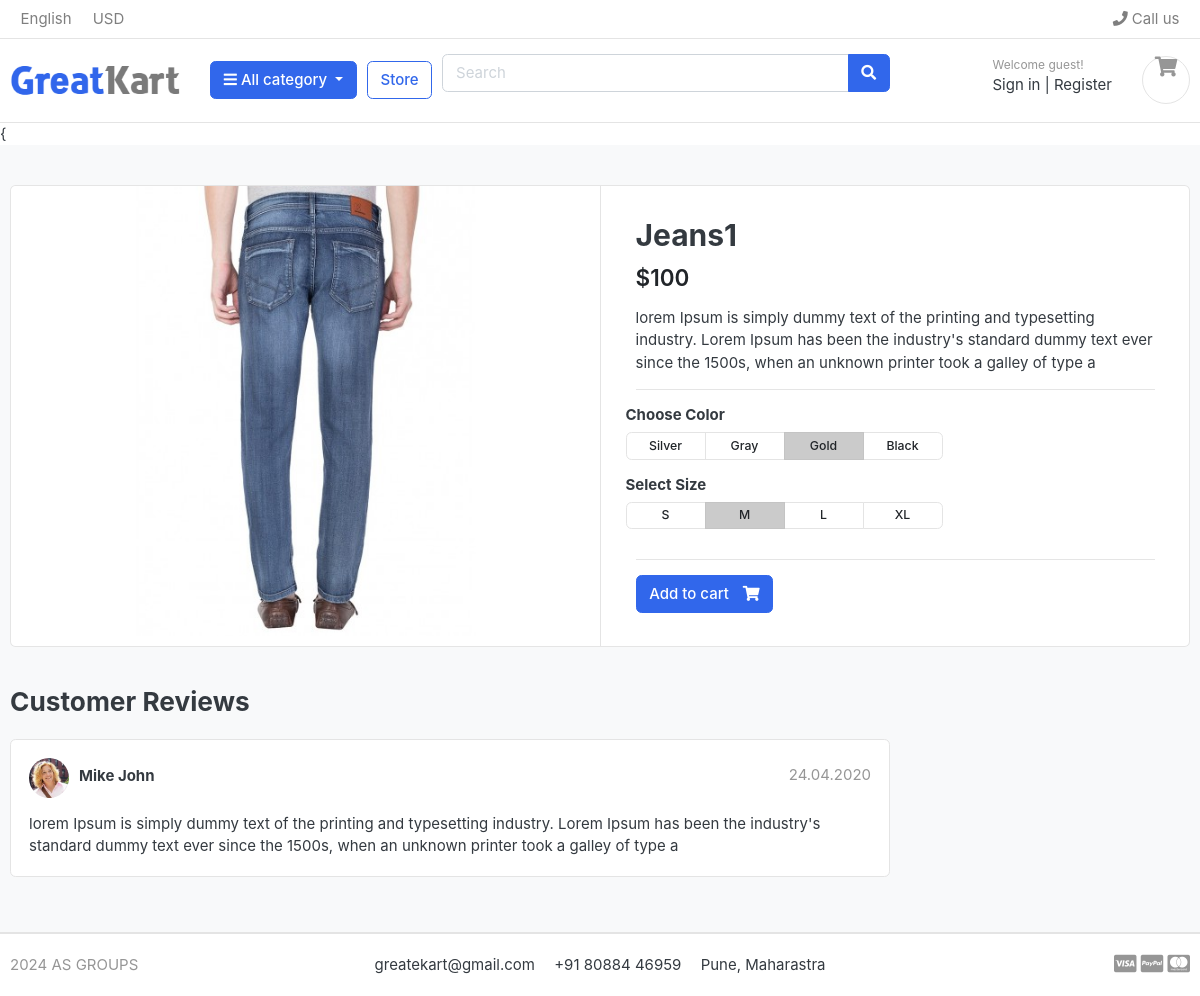
The app's page /store/jeans/jeans1/ with its own data.
### store/models.py (models this page shows, shortened)
class Product(models.Model):
    product_name = models.CharField(max_length=200,unique=True)
    slug = models.SlugField(max_length=200,unique=True)
    description = models.TextField(max_length=200,blank=True)
    price = models.IntegerField()
    image = models.ImageField(upload_to='photos/products')
    stock = models.IntegerField()
    is_available = models.BooleanField(default=True)
    category = models.ForeignKey(Category,on_delete=models.CASCADE)
    created_date = models.DateTimeField(auto_now_add=True)
    modified_date = models.DateTimeField(auto_now=True)

### store/views.py (the view)
def product_details(request,category_slug=None,product_slug=None):
    try:
        if product_slug:
            product_slug = product_slug.lower()
        single_product=Product.objects.get(category__slug=category_slug,slug=product_slug)
    except ImportError as e:
        raise e
    context ={'single_product':single_product}
    return render(request, "product_template.html",context)

### Category/context_processor.py (called while the page is built)
def menu_links(request):
    link = Category.objects.all()
    return {'link':link}

### Category/models.py (called while the page is built)
    def get_url(self):
        return reverse('products_by_category',args=[self.slug])

### templates/product_template.html
{% extends 'base.html' %}
{% load static %}
{% block content %}
<section class="section-content padding-y bg">
    <div class="container">
        <div class="card">
            <div class="row no-gutters">
                <aside class="col-md-6">
                    <article class="gallery-wrap">
                        <div class="img-big-wrap">
                            <a href="#"><img src="{{ single_product.image.url }}"></a>
                        </div>
                    </article>
                </aside>
                <main class="col-md-6 border-left">
                    <article class="content-body">
                        <h2 class="title">{{ single_product.product_name }}</h2>
                        <div class="mb-3">
                            <var class="price h4">${{ single_product.price }}</var>
                        </div>
                        <p>{{ single_product.description }}</p>
                        <hr>
                        <div class="row">
                            <div class="item-option-select">
                                <h6>Choose Color</h6>
                                <div class="btn-group btn-group-sm btn-group-toggle" data-toggle="buttons">
                                    <label class="btn btn-light">
                                        <input type="radio" name="radio_color"> Silver
                                    </label>
                                    <label class="btn btn-light">
                                        <input type="radio" name="radio_color"> Gray
                                    </label>
                                    <label class="btn btn-light active">
                                        <input type="radio" name="radio_color checked"> Gold
                                    </label>
                                    <label class="btn btn-light">
                                        <input type="radio" name="radio_color"> Black
                                    </label>
                                </div>
                            </div>
                        </div>
                        <div class="row">
                            <div class="item-option-select">
                                <h6>Select Size</h6>
                                <div class="btn-group btn-group-sm btn-group-toggle" data-toggle="buttons">
                                    <label class="btn btn-light">
                                        <input type="radio" name="radio_color"> S
                                    </label>
                                    <label class="btn btn-light active">
                                        <input type="radio" name="radio_color" checked> M
                                    </label>
                                    <label class="btn btn-light">
                                        <input type="radio" name="radio_color"> L
                                    </label>
                                    <label class="btn btn-light">
                                        <input type="radio" name="radio_color"> XL
                                    </label>
                                </div>
                            </div>
                        </div>
                        <hr>
                        {% if single_product.stock <= 0 %}
                            <h5 class="text-danger">Out Of Stock</h5>
                        {% else %}
                            <a href="{% url 'addcart' %}" class="btn  btn-primary"> <span class="text">Add to cart</span>
                            <i class="fas fa-shopping-cart"></i> </a>
                        {% endif %}
                    </article>
                </main>
            </div>
        </div>
        <br>
        <div class="row">
            <div class="col-md-9">
                <header class="section-heading">
                    <h3>Customer Reviews </h3>
                </header>
                <article class="box mb-3">
                    <div class="icontext w-100">
                        <img src="{% static './images/avatars/avatar1.jpg' %}" class="img-xs icon rounded-circle">
                        <div class="text">
                            <span class="date text-muted float-md-right">24.04.2020 </span>
                            <h6 class="mb-1">Mike John </h6>
                        </div>
                    </div>
                    <div class="mt-3">
                        <p>{{ single_product.description }}</p>
                    </div>
                </article>
            </div>
        </div>
    </div>
</section>
</body>
</html>
{% endblock %}

### static/css/ui.css (style rules this page uses)
html { font-family: "Inter", sans-serif; font-size: 15px; }
.content-body { flex: 1 1 auto; padding: 2rem 2.3rem; }
.img-xs, .img-sm, .img-md, .img-lg { -o-object-fit: cover; object-fit: cover; flex-shrink: 0; flex-grow: 0; }
.img-xs { width: 40px; height: 40px; }
.padding-y { padding-top: 40px; padding-bottom: 40px; }
var { font-style: normal; }
article:after, .form-group:after { display: block; clear: both; content: ""; }
.bg { background-color: #f8f9fa; }
.section-heading { margin-bottom: 20px; margin-top: 15px; }
p:last-child { margin-bottom: 0; }
.btn-light { background-color: #fff; border-color: #e4e4e4; }
.btn .text + i { margin-left: 10px; }
.icontext { display: inline-flex; align-items: center; vertical-align: middle; }
.icontext .text { width: 100%; line-height: 1.2; }
.icontext .icon { position: relative; margin-right: 10px; flex-shrink: 0; flex-grow: 0; }
.price { font-weight: 600; color: #212529; }
.box { padding: 18px; background: #fff; border-radius: 0.37rem; border: 1px solid #e4e4e4; }
.box img { max-width: 100%; }
.gallery-wrap .img-big-wrap { margin-bottom: 10px; border-radius: 0.37rem; overflow: hidden; background-color: #fff; }
.gallery-wrap .img-big-wrap a { text-align: center; display: block; }
.gallery-wrap .img-big-wrap img { height: 450px; width: auto; display: inline-block; }
.item-option-select { margin-bottom: 1rem; display: inline-block; margin-right: 15px; }
.item-option-select .btn { min-width: 80px; }

### records on screen
Product: image (picture), product_name "Jeans1", price "100", description "lorem Ipsum is simply dummy text of the printing and typesetting industry. Lorem Ipsum has been the industry's standard dummy text ever since the 1500s, when an unknown printer took a galley of type a"
